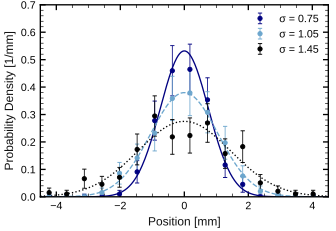

The Python source for this figure:
#!/usr/bin/env python3
"""Example: Tao Style binned Gaussian data with error bars."""

from __future__ import annotations

from pathlib import Path
import sys

import matplotlib.pyplot as plt
import numpy as np


ROOT = Path(__file__).resolve().parents[1]
sys.path.insert(0, str(ROOT / "scripts"))

from apply_tao_style import (  # noqa: E402
    DEFAULT_ASPECT,
    ERRORBAR_CAP_SIZE,
    ERRORBAR_LINE_WIDTH,
    FIT_LINE_STYLES,
    LINE_WIDTH,
    MARKER_SIZE,
    PALETTE,
    apply_matplotlib_legend,
    axes_box_size,
    save_fixed_height_figure,
    set_fixed_axes_box,
    matplotlib_rcparams,
)


def gaussian_pdf(x: np.ndarray, sigma: float) -> np.ndarray:
    return np.exp(-0.5 * (x / sigma) ** 2) / (sigma * np.sqrt(2.0 * np.pi))


def main() -> None:
    rng = np.random.default_rng(20260523)
    sigmas = [0.75, 1.05, 1.45]
    bins = np.arange(-4.5, 4.51, 0.55)
    centers = 0.5 * (bins[:-1] + bins[1:])
    x_fit = np.linspace(-4.5, 4.5, 400)

    plt.rcParams.update(matplotlib_rcparams(svg_fonttype="path"))
    fig, ax = plt.subplots(figsize=axes_box_size(DEFAULT_ASPECT))

    for index, sigma in enumerate(sigmas):
        color = PALETTE[index]
        samples = rng.normal(0.0, sigma, size=360)
        counts, _ = np.histogram(samples, bins=bins)
        density = counts / (counts.sum() * np.diff(bins))
        error = np.sqrt(np.maximum(counts, 1)) / (counts.sum() * np.diff(bins))
        error *= 1.9

        ax.errorbar(
            centers,
            density,
            yerr=error,
            fmt="o",
            markersize=MARKER_SIZE,
            elinewidth=ERRORBAR_LINE_WIDTH,
            capsize=ERRORBAR_CAP_SIZE,
            color=color,
            label=f"σ = {sigma:.2f}",
        )
        ax.plot(
            x_fit,
            gaussian_pdf(x_fit, sigma),
            color=color,
            linestyle=FIT_LINE_STYLES[index],
            linewidth=LINE_WIDTH,
        )

    ax.set_xlabel("Position [mm]")
    ax.set_ylabel("Probability Density [1/mm]")
    ax.set_xlim(-4.5, 4.5)
    ax.set_ylim(0, 0.7)
    ax.minorticks_on()
    apply_matplotlib_legend(ax)

    set_fixed_axes_box(fig, ax, DEFAULT_ASPECT)

    output = Path(__file__).with_suffix(".svg")
    save_fixed_height_figure(fig, output)
    plt.close(fig)
    print(output)


if __name__ == "__main__":
    main()
